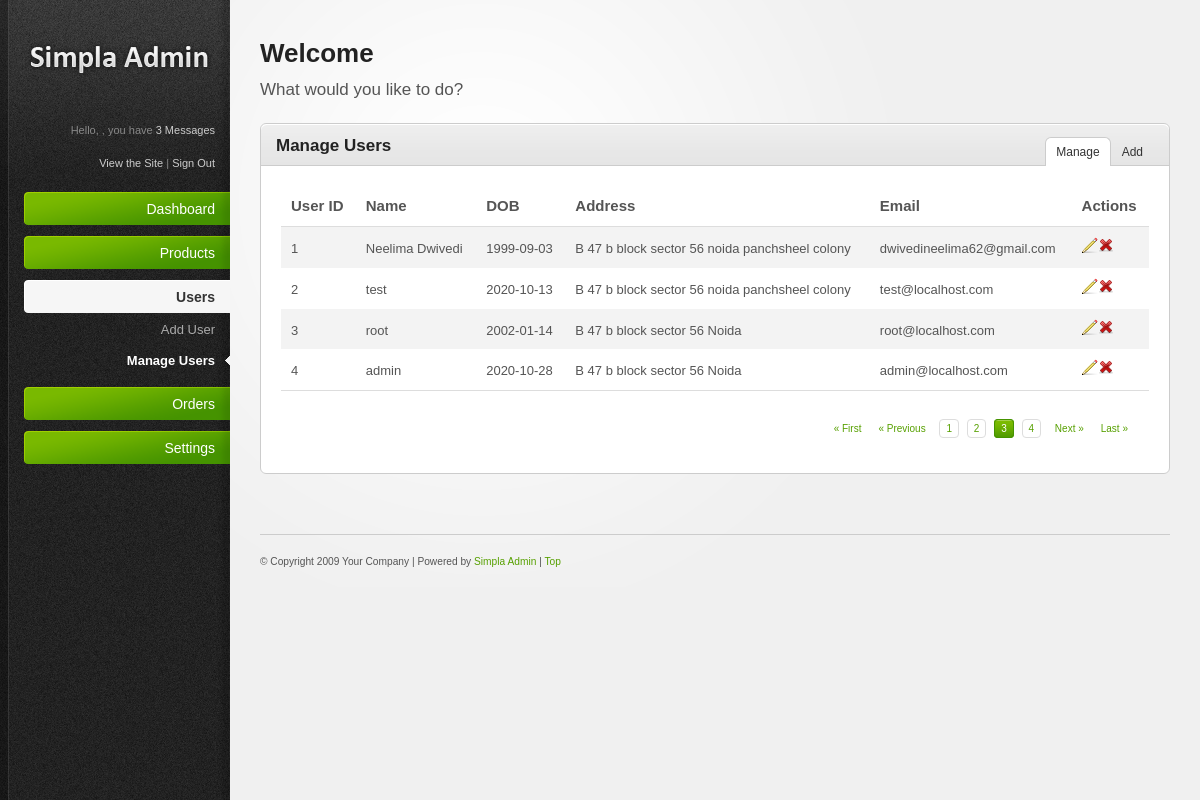
/manageusers.php, run on the app's committed database.
### tables this page shows
CREATE TABLE `users` (
  `userid` int(11) NOT NULL,
  `uname` varchar(100) NOT NULL,
  `dob` date NOT NULL,
  `address` varchar(200) NOT NULL,
  `email` varchar(100) NOT NULL,
  `password` varchar(100) NOT NULL,
  `role` varchar(50) NOT NULL
);

### manageusers.php (the view, shortened to what this page needs)
<?php include 'header.php'; ?>
<?php include 'sidebar.php'; ?>
<?php include 'config.php';
?>
    <div id="main-content">
        <h2><?php echo 'Welcome'.' '. $_SESSION['userdata']['uname']; ?></h2>
        <p id="page-intro">What would you like to do?</p>
        <div class="content-box">
            <div class="content-box-header">
                <h3>Manage Users</h3>
                <ul class="content-box-tabs">
                    <li><a href="#tab1" class="default-tab">Manage</a></li>
                    <li><a href="#tab2">Add</a></li>
                </ul>
            </div>
            <div class="content-box-content">
                <div class="tab-content default-tab" id="tab1">
                    <?php
                        $sql = "SELECT * FROM users";
                        $result = $conn->query($sql);
                    ?>
                    <table>
                        <thead>
                            <tr>
                               <th>User ID</th>
                               <th>Name</th>
                               <th>DOB</th>
                               <th>Address</th>
                               <th>Email</th>
                               <th>Actions</th>
                            </tr>
                        </thead>
                        <tfoot>
                            <tr>
                                <td colspan="7">
                                    <div class="pagination">
                                        <a href="#" title="First Page">&laquo; First</a><a href="#" title="Previous Page">&laquo; Previous</a>
                                        <a href="#" class="number" title="1">1</a>
                                        <a href="#" class="number" title="2">2</a>
                                        <a href="#" class="number current" title="3">3</a>
                                        <a href="#" class="number" title="4">4</a>
                                        <a href="#" title="Next Page">Next &raquo;</a><a href="#" title="Last Page">Last &raquo;</a>
                                    </div>
                                </td>
                            </tr>
                        </tfoot>
                        <tbody>
                        <?php while ($row = $result->fetch_assoc()) {
                                    echo '<tr>';
                                        echo '<td>'.$row['userid'].'</td>';
                                        echo '<td>'.$row['uname'].'</td>';
                                        echo '<td>'.$row['dob'].'</td>' ;
                                        echo '<td>'.$row['address'].'</td>';
                                        echo '<td>'.$row['email'].'</td>';
                                        echo '<td>';
                                         echo "<a href='edituser.php?edit=$row[userid]' title='Edit'><img src='resources/images/icons/pencil.png' alt='Edit' /></a>";
                                         echo "<a href='manageusers.php?delete=$row[userid]' title='Delete'><img src='resources/images/icons/cross.png' alt='Delete' /></a>";
                                        echo '</td>';
                                    echo '</tr>';
                                }
                               ?>
                        </tbody>
                    </table>
                </div>
            </div>
        </div>
        <?php include 'footer.php'; ?>

### resources/css/style.css (style rules this page uses)
html { font-size: 100%; height: 100%; margin-bottom: 1px; }
body { font-family: Arial, Helvetica, sans-serif; color: #555; background: #f0f0f0 url('../images/bg-body.gif') top left repeat-y; font-size: 12px; }
h1, h2, h3, h4, h5, h6 { font-family: Helvetica, Arial, sans-serif; color: #222; font-weight: bold; }
h2 { font-size: 26px; padding: 0 0 10px 0; }
h3 { font-size: 17px; padding: 0 0 10px 0; }
a { color: #57a000; text-decoration: none; }
p { padding: 5px 0 10px 0; line-height: 1.6em; }
#main-content { margin: 0 30px 0 260px; padding: 40px 0 0 0; }
#page-intro { font-size: 17px; padding: 0 0 20px 0; }
#main-content ul, #main-content ol { padding: 10px 0; }
#main-content ul li { background: url('../images/icons/bullet_black.png') center left no-repeat; padding: 4px 0 4px 20px; }
.content-box { border: 1px solid #ccc; margin: 0 0 20px 0; background: #fff; }
.content-box-header { background: #e5e5e5 url('../images/bg-content-box.gif') top left repeat-x; margin-top: 1px; height: 40px; }
.content-box-header h3 { padding: 12px 15px 10px; float: left; }
ul.content-box-tabs { float: right; padding: 12px 15px 0 0 !important; margin: 0 !important; }
ul.content-box-tabs li { float: left; margin: 0; padding: 0 !important; background-image: none !important; }
ul.content-box-tabs li a { color: #333; padding: 8px 10px; display: block; margin: 1px; border-bottom: 0; }
ul.content-box-tabs li a.current { background: #fff; border: 1px solid #ccc; border-bottom: 0; margin: 0; }
.content-box-content { padding: 20px; font-size: 13px; border-top: 1px solid #ccc; }
#main-content table { width: 100%; border-collapse: collapse; }
#main-content table thead th { font-weight: bold; font-size: 15px; border-bottom: 1px solid #ddd; }
#main-content tbody { border-bottom: 1px solid #ddd; }
#main-content tbody tr { background: #fff; }
#main-content tbody tr.alt-row { background: #f3f3f3; }
#main-content table td, #main-content table th { padding: 10px; line-height: 1.3em; }
#main-content .pagination { text-align: right; padding: 20px 0 5px 0; font-family: Verdana, Arial, Helvetica, sans-serif; font-size: 10px; }
.pagination a { margin: 0 5px 0 0; padding: 3px 6px; }
.pagination a.number { border: 1px solid #ddd; }
.pagination a.current { background: #469400 url('../images/bg-button-green.gif') top left repeat-x !important; border-color: #459300 !important; color: #fff !important; }

### resources/css/invalid.css (style rules this page uses)
.button, #main-content table tfoot td .bulk-actions select, .pagination a.number, form input.text-input, form textarea, form .wysiwyg, form select, .dp-popup { -moz-border-radius: 4px; -webkit-border-radius: 4px; border-radius: 4px; }
.content-box, .content-box-header, ul.content-box-tabs li a.current, .shortcut-button, .notification { -moz-border-radius: 6px; -webkit-border-radius: 6px; border-radius: 6px; }
.content-box-header { -moz-border-radius-bottomleft: 0; -moz-border-radius-bottomright: 0; -webkit-border-bottom-left-radius: 0; -webkit-border-bottom-right-radius: 0; border-bottom-left-radius: 0; border-bottom-right-radius: 0; }
ul.content-box-tabs li a.current { -moz-border-radius-bottomleft: 0; -moz-border-radius-bottomright: 0; -webkit-border-bottom-left-radius: 0; -webkit-border-bottom-right-radius: 0; border-bottom-left-radius: 0; border-bottom-right-radius: 0; }

### data on the page
users: userid "1", uname "Neelima Dwivedi", dob "1999-09-03", address "B 47 b block sector 56 noida panchsheel colony", email "dwivedineelima62@gmail.com"
users: userid "2", uname "test", dob "2020-10-13", address "B 47 b block sector 56 noida panchsheel colony", email "test@localhost.com"
users: userid "3", uname "root", dob "2002-01-14", address "B 47 b block sector 56 Noida", email "root@localhost.com"
users: userid "4", uname "admin", dob "2020-10-28", address "B 47 b block sector 56 Noida", email "admin@localhost.com"
